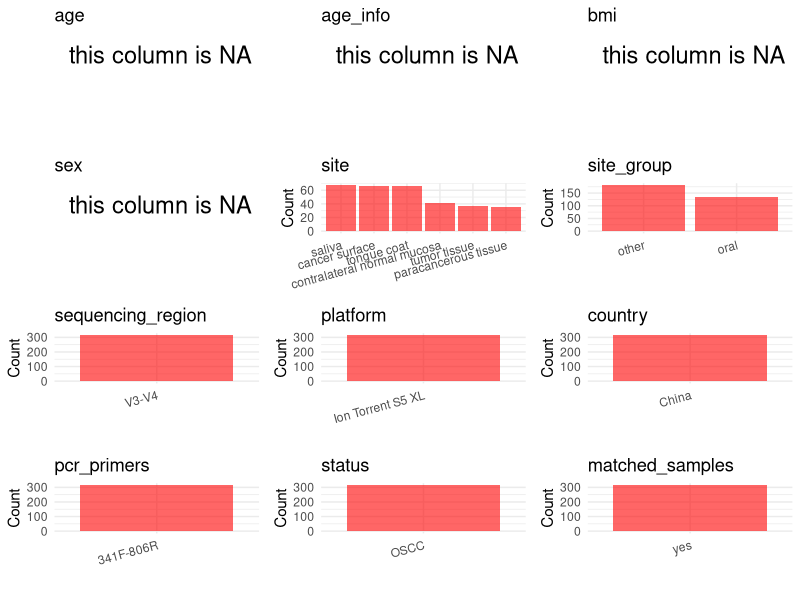

The R source for this figure: (Note: this script raises an error after producing the figure.)
## ---- chunk 1
# Load libraries
library(dplyr)
library(ggplot2)
library(cowplot)

# (1) Setting working directory
# EDIT HERE: change project_id for each study
project_id <- "PRJNA866676"

base_dir <- "/beegfs/huangxiaochang/global_oral/global-oral-microbiome/data/projects/"
setwd(file.path(base_dir, project_id))

# (2) Loading raw SRA metadata file
sra_file <- "SraRunTable.csv"
initial_meta <- read.csv("SraRunTable.csv", header = TRUE)

# (3) OPTIONAL: If extra metadata (e.g., Table.x or supplemental materials) are available from the article, you may need to merge the file with initial_meta manually. Below is example code for merging. Depending on the specific case of each study, you can customize the code as needed.
# supp_table <- read.csv("supplemental_table.csv", header = TRUE)
# initial_meta <- left_join(initial_meta, supp_table, by = merge_col_name)
## ---- chunk 2
# (1) Read the article in the following order: abstract, the beginning of the results section, and the methods. Understand the sample size, experimental design, and disease group overview. Clarify the sampling sites; for oral and gut samples, specify the exact sites like supragingival plaque, tongue, etc.

# (2) IMPORTANT: MUST go through each column of initial_meta
# head(initial_meta, 10)

# IMPORTANT: Check the unique values in the column of interest or query column.
# lapply(initial_meta[c('body_habitat', 'body_product', 'body_site')], table) # site
# table(initial_meta$host_subject_id) # subject id
# table(initial_meta$platform..exp.) # output is Illumina
# table(initial_meta$target_subfragment..exp.)
## ---- chunk 3
# (1) EDIT HERE: Parameter setup
# NOTE: This project has no lab control samples (blanks/positives) or non-human samples. Leave keywords empty to skip filtering.
control_column <- NA   # column name in initial_meta
# unique(initial_meta[[control_column]])  # uncomment to explore
control_keywords <- c()     # Enter exact keywords

species_column <- NA          # column name in initial_meta
# unique(initial_meta[[species_column]])  # uncomment to explore
non_human_keywords <- c()            # Enter exact keywords


# (2) Remove controls and non-human samples. DO NOT need to modify code in this part, just run it.
n_samples <- nrow(initial_meta)
# Control evaluation
if (length(control_keywords) > 0) {
  if (is.null(control_column) || control_column == "") {
    stop("Error: control_keywords provided but control_column is missing.")
  }

  if (!(control_column %in% colnames(initial_meta))) {
    stop(sprintf("Error: Column '%s' not found in initial_meta.", control_column))
  }

  control_pattern <- paste(control_keywords, collapse = "|")
  control_text <- initial_meta[[control_column]]
  is_control <- grepl(control_pattern, control_text)

} else {
  is_control <- rep(FALSE, n_samples)
}

# Non-human evaluation
if (length(non_human_keywords) > 0) {
  if (is.null(species_column) || species_column == "") {
    stop("Error: non_human_keywords provided but species_column is missing.")
  }

  if (!(species_column %in% colnames(initial_meta))) {
    stop(sprintf("Error: Column '%s' not found in initial_meta.", control_column))
  }

  non_human_pattern <- paste(non_human_keywords, collapse = "|")
  species_text <- initial_meta[[species_column]]
  is_non_human <- grepl(non_human_pattern, species_text)
} else {
  is_non_human <- rep(FALSE, n_samples)
}

# Execute removal
samples_to_remove <- is_control | is_non_human
initial_meta <- initial_meta[!samples_to_remove, ]

cat("Initial samples counts:",n_samples,"\n")
cat("Removed control samples:", sum(is_control), "\n")
cat("Removed non-human samples:", sum(is_non_human), "\n")
cat("Total samples removed ", sum(samples_to_remove), "\n")
cat("Remaining samples after Step 2:", nrow(initial_meta), "\n")
## ---- chunk 4
# Extract columns from initial_meta as follows:
# (1) No modification needed → extract directly.
# (2) Modification needed → create a column start with 'raw_' and mark the target column as "pending".
# (3) Need to find or determine based on the article.

metadata <- data.frame(
  bioproject = initial_meta$BioProject,
  sample_id = initial_meta$Run,
  raw_subject_id = initial_meta$Sample.Name,
  subject_id = "pending",
  age = NA,
  age_info = NA,
  bmi = NA,
  raw_sex = NA,
  sex = "pending",
  sequencing_region = "V3-V4",
  platform = initial_meta$Instrument,
  country = initial_meta$geo_loc_name_country,
  raw_site = initial_meta$isolate,
  site = "pending",
  site_group = "pending",
  public_time = initial_meta$ReleaseDate,
  pcr_primers = NA,
  title = NA,
  disease_study = NA,
  status = "OSCC",
  matched_samples = "pending",
  is_time_series = "no",
  stringsAsFactors = FALSE
)

metadata$public_time <- as.Date(metadata$public_time)
## ---- chunk 5
# (1) Handle the columns with the `raw_` prefix.
# IMPORTANT: Add comments if the modification is not straightforward!!

# Extract subject_id by removing sample type suffix
metadata$subject_id <- gsub("T|CR|CS|C|N|S", "", metadata$raw_subject_id) # Sample.Name encoded sample type as single-letter suffix

# Assign site from raw_site (isolate column), lowercased
metadata$site <- tolower(metadata$raw_site)

# No sex info available
metadata$sex <- NA_character_

metadata$pcr_primers <- "341F-806R"
metadata$title <- "Characteristics of Microbial Distribution in Different Oral Niches of Oral Squamous Cell Carcinoma"
metadata$disease_study <- "yes"
metadata$status <- "OSCC"

## ---- chunk 6
# (2) Filling the 'site_group' and 'matched_samples' columns
# editing site_group
unique(metadata$site)
# EDIT HERE: add oral sites
Oral_site = c("saliva", "mouth", "tongue coating", "tongue coat", "supragingival plaque", "subgingival plaque", "oral swab", "denture", "tooth", "abscess pus", "adjacent periodontal pocket", "patient healthy crevice", "healthy control crevice", "gingival crevicular fluid", "subgingival plaque")
# EDIT HERE: add gut sites
Gut_site = c("feces", "stool")
# just run
metadata <- metadata %>%
  mutate(site_group = case_when(
    site %in% Oral_site ~ "oral",
    site %in% Gut_site ~ "gut",
    TRUE ~ "other"
  ))

# editing matched_samples, just run.
metadata$matched_samples <- ifelse(
  ave(metadata$subject_id, metadata$subject_id, FUN = length) > 1,
  "yes",
  "no"
)
## ---- chunk 7
# (3) check if there is pending value in metadata. If there is pending value, go on modify the metadata.
# Function to check if a column contains "pending"
has_pending <- function(col) {
  if (is.character(col) || is.factor(col)) {
    any(col == "pending", na.rm = TRUE)
  } else {
    FALSE
  }
}

# Check for any pending value
any_pending_value <- any(sapply(metadata, has_pending))

if (!any_pending_value) {
  message("Good! No cell contains the value 'pending'.")
} else {
  pending_cols <- names(metadata)[sapply(metadata, has_pending)]
  message("Columns containing 'pending': ", paste(pending_cols, collapse = ", "))
  message("Please continue to resolve these pending columns!")
}
## ---- chunk 8
# Select columns for visualization, just run
plot_data <- metadata %>%
  select(-bioproject, -sample_id, -subject_id, -title)

create_simple_plots <- function(data) {
  plots <- list()
  continuous_vars <- c("age", "bmi")

  for (col in colnames(data)) {
    if (all(is.na(data[[col]]))) {
      p <- ggplot() +
        annotate("text", x = 0.5, y = 0.5, label = "this column is NA", size = 6) +
        labs(title = col) +
        theme_void()
    } else if (col %in% continuous_vars && is.numeric(data[[col]])) {
      p <- ggplot(data, aes(x = .data[[col]])) +
        geom_histogram(fill = "blue", alpha = 0.6, bins = 20, na.rm = TRUE) +
        labs(title = col, x = col, y = "Count") +
        theme_minimal()
    } else {
      count_data <- as.data.frame(table(data[[col]], useNA = "ifany"))
      p <- ggplot(count_data, aes(x = reorder(Var1, -Freq), y = Freq)) +
        geom_col(fill = "red", alpha = 0.6) +
        labs(title = col, x = NULL, y = "Count") +
        theme_minimal() +
        theme(axis.text.x = element_text(angle = 15, hjust = 1))
    }
    plots[[col]] <- p
  }

  return(plots)
}

# Generate and arrange plots
plots <- create_simple_plots(plot_data)
p <- plot_grid(plots$age,
               plots$age_info,
               plots$bmi,
               plots$sex,
               plots$site,
               plots$site_group,
               plots$sequencing_region,
               plots$platform,
               plots$country,
               plots$pcr_primers,
               plots$status,
               plots$matched_samples,
               ncol = 3, align = "hv", axis = "lb")
ggsave("Metadata_Summary.png", plot = p, width = 8, height = 6, dpi = 150)
## ---- chunk 9
# Insert Metadata_Summary.png into the current Rmd output
knitr::include_graphics("Metadata_Summary.png")
## ---- chunk 10
# Reorder the data frame
fixed_cols <- c("bioproject", "sample_id", "subject_id", "age", "age_info",
                "bmi", "sex", "platform", "sequencing_region", "pcr_primers",
                "country", "site", "site_group", "disease_study", "status",
                "title", "public_time", "matched_samples", "is_time_series")
metadata <- metadata %>%
  select(all_of(fixed_cols), everything())

# save metadata
# head(metadata)
write.csv(metadata, file = "metadata_v2.csv", quote = TRUE, row.names = FALSE)
